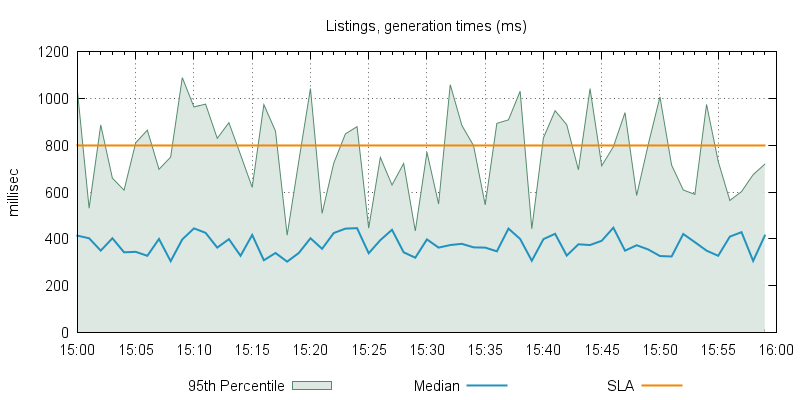

This chart was generated by the following gnuplot code:
#!/usr/local/bin/gnuplot

reset
set terminal pngcairo enhanced font "arial,11"  size 800,400
set output 'trends.png'

set grid
set title "Listings, generation times (ms)"
set ylabel "millisec"
set yrange [0:*]
set key below
set style fill solid 0.20 border

set xdata time
set timefmt "%d/%B/%Y:%H:%M:%S"
set format x "%H:%M"

plot 'response_median_perc95.dat' \
using 1:3 with filledcurve x1 linewidth 1 linecolor rgb "#548c6c" title "95th Percentile", \
"" using 1:2 with lines linewidth 2 linecolor rgb "#2192bf" title "Median", \
800 title "SLA" linewidth 2 linecolor rgb "#f28705"

